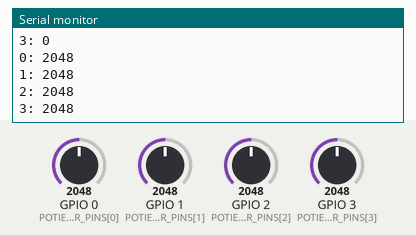
This program was run on a simulated ESP32-C3. Shown: the last lines printed to the serial monitor. The test bench sets the inputs (shaded band); at power-on: GPIO 0 (POTIENTIOMETER_PINS[0]) = 2048, GPIO 1 (POTIENTIOMETER_PINS[1]) = 2048, GPIO 2 (POTIENTIOMETER_PINS[2]) = 2048, GPIO 3 (POTIENTIOMETER_PINS[3]) = 2048.

Above: at 1.2 s.
1.3 s: GPIO 0 (POTIENTIOMETER_PINS[0]) set to 2866
2.8 s: GPIO 1 (POTIENTIOMETER_PINS[1]) set to 2866
At 3.8 s:
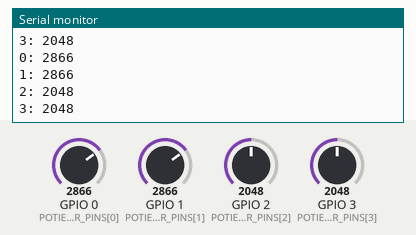
4.3 s: GPIO 2 (POTIENTIOMETER_PINS[2]) set to 2866
At 5.2 s:
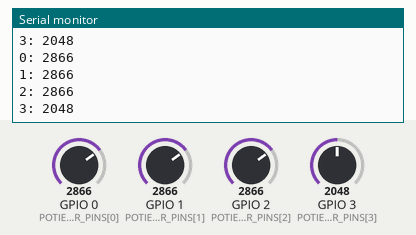
5.8 s: GPIO 3 (POTIENTIOMETER_PINS[3]) set to 2866
At 6.6 s:
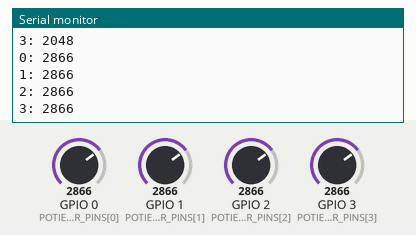
7.3 s: GPIO 0 (POTIENTIOMETER_PINS[0]) set to 3972
8.8 s: GPIO 1 (POTIENTIOMETER_PINS[1]) set to 3972
At 9.4 s:
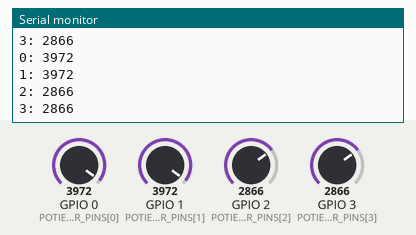
Timing chart, 0 to 11.3 s (numbered marks = the images above; inputs shaded):
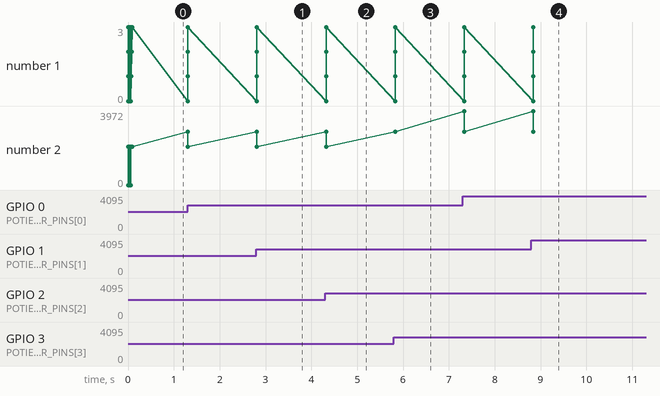

The program:

main.cpp
```cpp
#include <Arduino.h>

uint16_t* analogValues;
uint8_t POTIENTIOMETER_PINS[] = {0,1,2,3};

void setup() {
  Serial.begin(9600);
  analogValues = new uint16_t[4];
  for (int i = 0; i < 4; i++) {
    analogValues[i] = 0;
  }
  // set the ADC attenuation to 11 dB (up to ~3.3V input)
  Serial.println("Setting ADC attenuation to 11 dB");
  analogSetAttenuation(ADC_11db);
}

void sendAnalogValues() {
  for(int i = 0; i < 4; i++) {
    Serial.print(i);
    Serial.print(": ");
    Serial.println(analogValues[i]);
  }
}

// the loop routine runs over and over again forever:
void loop() {
  for(int i = 0; i < 4; i++) {
    uint16_t value = analogRead(POTIENTIOMETER_PINS[i]);
    if(value != analogValues[i]) {
      analogValues[i] = value;
      sendAnalogValues();
    }
  }
  delay(100);
}
```

Measured:
- after the input at 2.8 s, the serial monitor: prints a new line at once (image 1)
- after the input at 4.3 s, the serial monitor: prints a new line at once (image 2)
- after the input at 5.8 s, the serial monitor: prints a new line at once (image 3)
- after the input at 8.8 s, the serial monitor: prints a new line at once (image 4)
